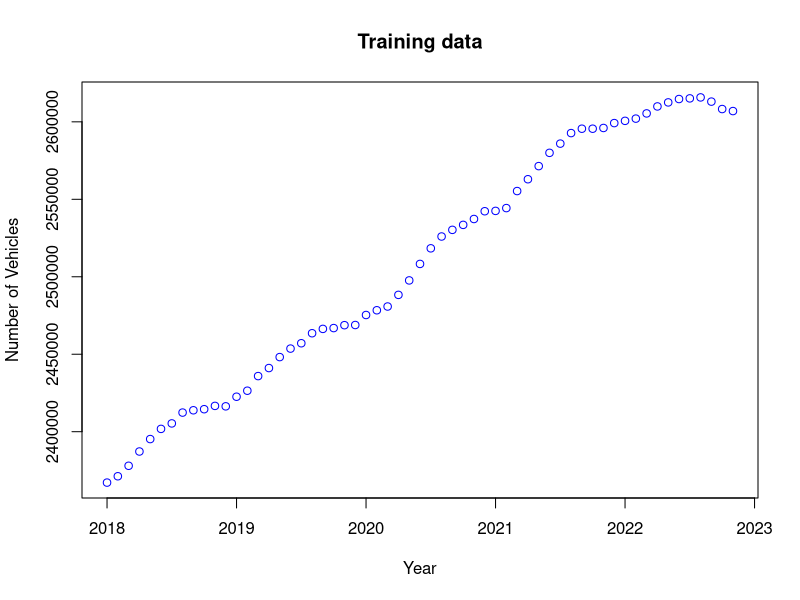
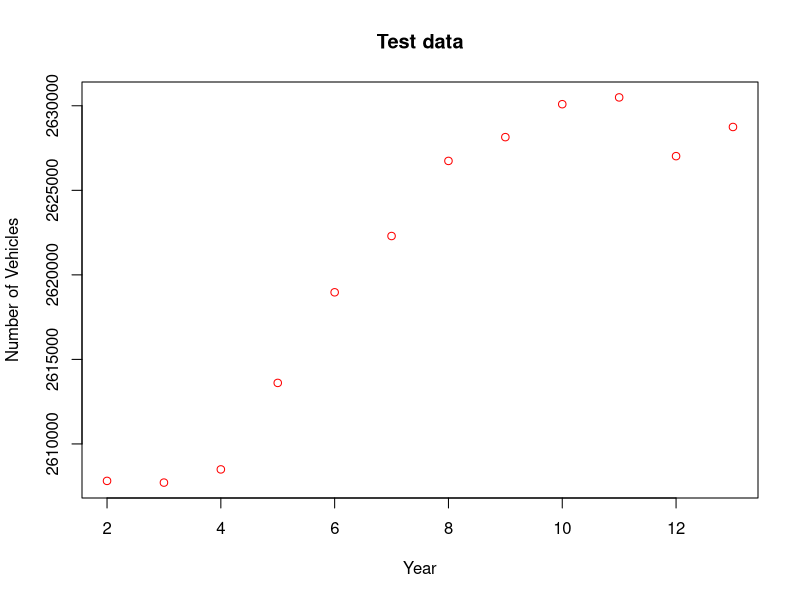
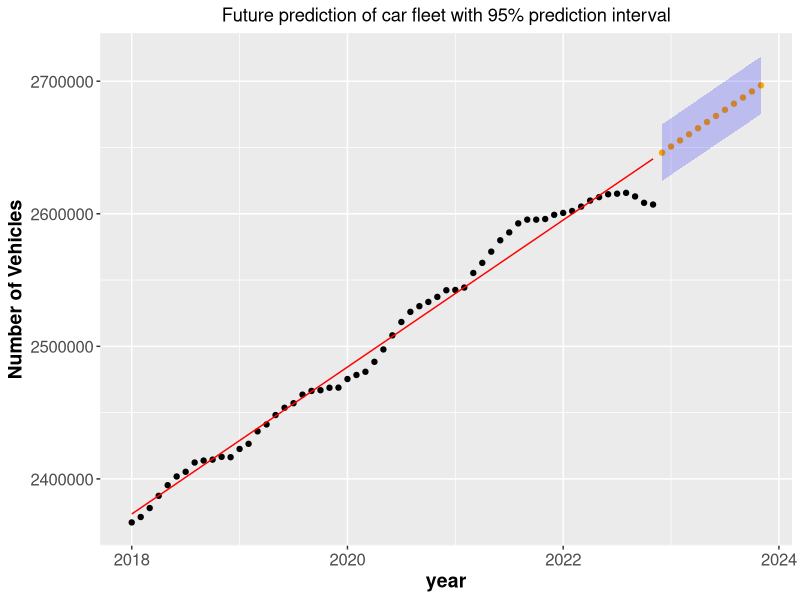
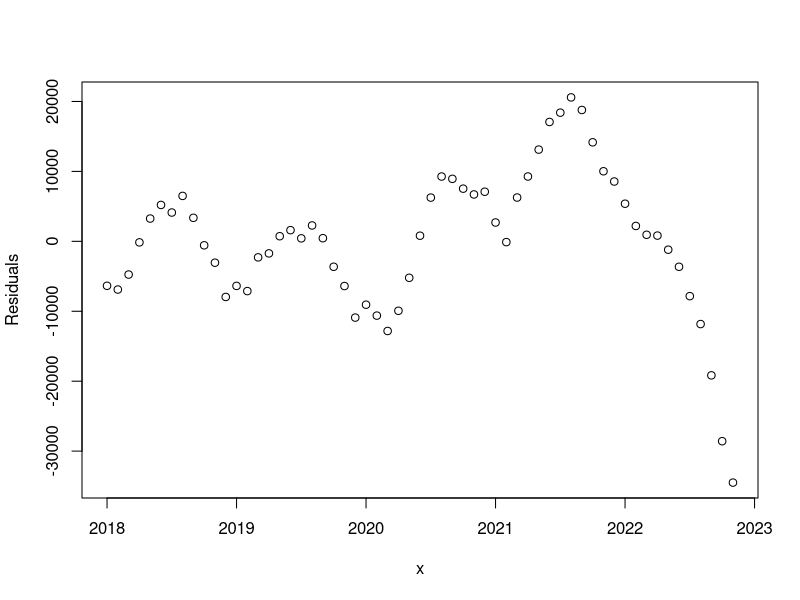
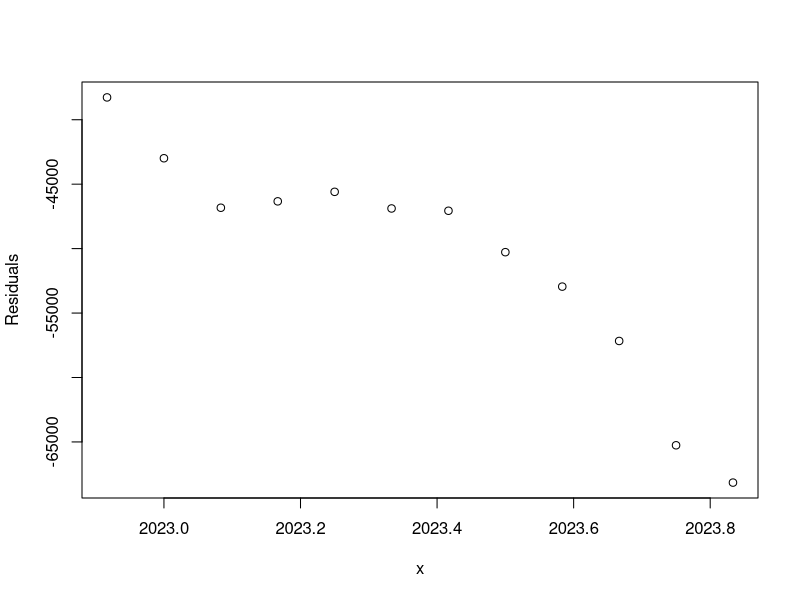
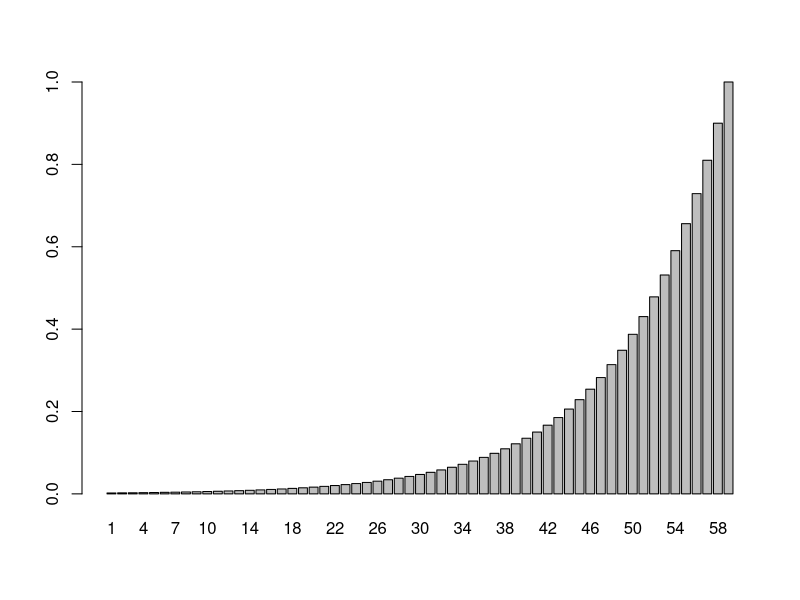
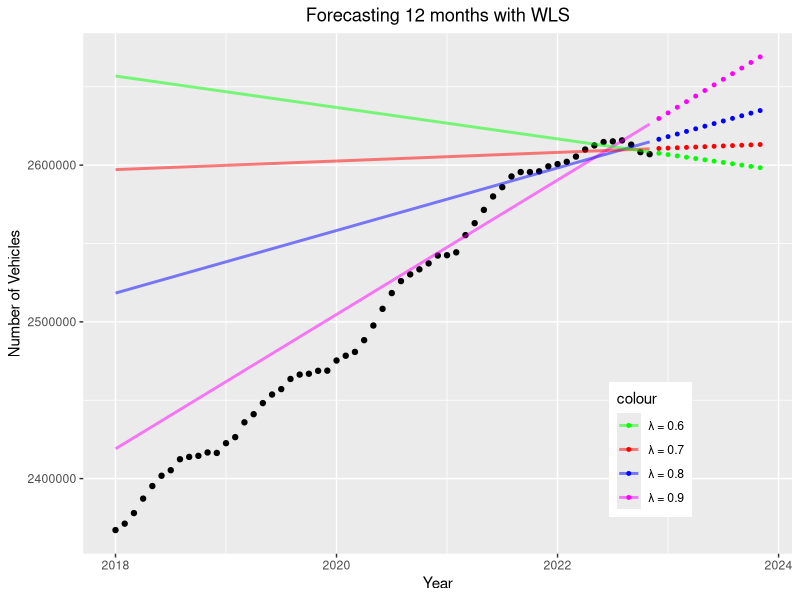
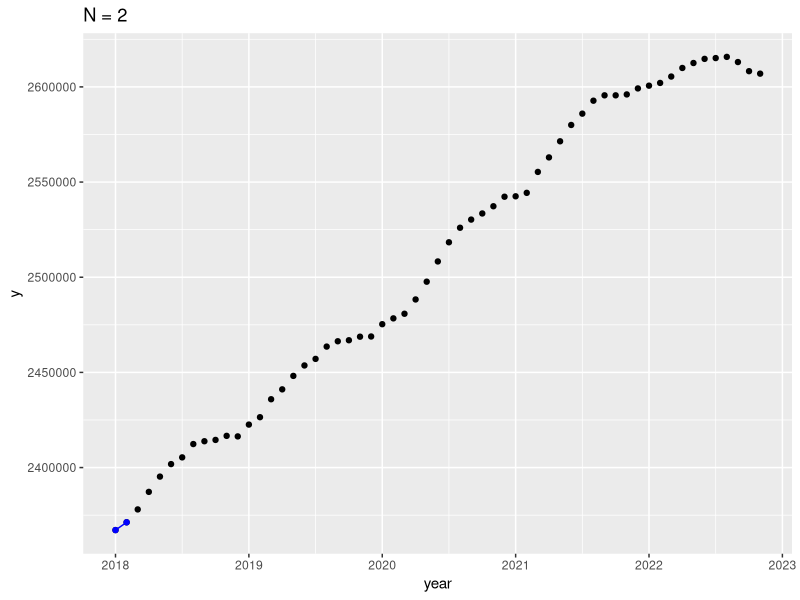

Reproduce these figures in R, in order. (Note: this script raises an error after producing the figures.)
# Required package to read excel
library("readxl")
library("ggplot2")

### DATA IMPORT ###
# Training Data
my_data <- read_excel("Assignment 1/DST_BIL54_train.xlsx")
# my_data <- read_excel("/Users/thomastrosborg/Desktop/Uni/Master/1. semester/Time Series Analysis/git/Assignment 1/DST_BIL54_train.xlsx")
n_train <- length(my_data)
train <- unlist(my_data[1, 2:n_train])
x <- seq(2018, 2022 + 10/12, by = 1 / 12)
n = length(x)
y_train = train

# Test Data
my_data <- read_excel("Assignment 1/DST_BIL54_test.xlsx")
# my_data <- read_excel("/Users/thomastrosborg/Desktop/Uni/Master/1. semester/Time Series Analysis/git/Assignment 1/DST_BIL54_test.xlsx")
n_test <- length(my_data)
test <- unlist(my_data[1, 2:n_test])


##### Q1 #####
plot(x, train, col = "blue", title("Training data"), xlab="Year", ylab="Number of Vehicles")

plot(2:n_test, test, col = "red", title("Test data"), xlab="Year", ylab="Number of Vehicles")




##### Q2 #####
# Q2.1
ones <- rep(1, length(x))
x_ols <- cbind(ones, x)
theta <- solve(t(x_ols) %*% x_ols) %*% t(x_ols) %*% train

y_hat <- x_ols %*% theta
#plot(x, y_hat, col = "blue", title("Training data - OLS estimate"))
print(theta)

# Error, squared errors and residual variance estimate
error <- train - y_hat
RSS_ols <- t(error) %*% error
sigma2 <- as.numeric(RSS_ols) / (n_train - length(theta))

# Variance and std of estimated errors
v_ols <- sigma2 * solve(t(x_ols) %*% x_ols)
s_ols <- sqrt(diag(v_ols))

# Make forecast for next 12 months
x_test <- seq(2022 + 11 / 12, 2023 + 10 / 12, by = 1 / 12)
x_forecast <- cbind(1, x_test)
y_forecast <- x_forecast %*% theta

# Confidence interval
alpha <- 0.05
vmatrix <- sigma2*(1+(x_forecast%*%solve(t(x_ols)%*%x_ols))%*%t(x_forecast))

CI_lb <- y_forecast - qt(1 - alpha / 2, n_train - length(theta)) * sqrt(diag(vmatrix))
CI_ub <- y_forecast + qt(1 - alpha / 2, n_train - length(theta)) * sqrt(diag(vmatrix))

# Plot fitted model, training data, forecast and CI
df_train <- data.frame(year = x, y = train, y_hat = y_hat)
df_forecast <- data.frame(year = x_forecast[,2], y = y_forecast, CI_lb = CI_lb, CI_ub = CI_ub)


ggplot(df_train, aes(x = year, y=train), title("Prediction of car fleet")) +
  geom_point(col = "black") + 
  geom_line(aes(x = year, y=y_hat), col="red", size = 0.5) +
  geom_point(data = df_forecast, aes(x = year, y = y), col="orange", size=1.5) +
  geom_ribbon(data=df_forecast, aes(x=year,ymin=CI_lb, ymax=CI_ub), inherit.aes=FALSE, alpha=0.2, fill="blue") +
  ggtitle("Future prediction of car fleet with 95% prediction interval") + ylab("Number of Vehicles") +
  theme(plot.title = element_text(hjust = 0.5), axis.text=element_text(size=12), axis.title=element_text(size=14,face="bold"))

# Residual of model on historic data, clearly not white noise
plot(x, error, ylab = "Residuals")

# Test error, model overestimates car fleet
plot(x_forecast[,2], test - y_forecast, ylab = "Residuals", xlab = "x")




##### Q3 #####

# 3.1
lambda = 0.9
SIGMA_OLS <- diag(n)
SIGMA_WLS <- diag(n)
for (i in 1:n) {
  SIGMA_WLS[i,i] <- 1/lambda^(n-i)
}
print(SIGMA_WLS[55:59,55:59])
W_WLS <- solve(SIGMA_WLS)

# 3.2
weights <- lambda^((n-1):0)
# plot the weights:
barplot(weights, names=1:n)

# 3.3
print(sum(weights))

# 3.4
WLS <- solve(t(x_ols)%*%solve(SIGMA_WLS)%*%x_ols)%*%(t(x_ols)%*%solve(SIGMA_WLS)%*%y_train)
print(WLS)

# 3.5
y_wls <- x_test
lambdas <- c(0.9, 0.8, 0.7, 0.6)
df_forecast_wls <- data.frame(year = x_forecast[,2])
frame_names <- c('l09', 'l08', 'l07', 'l06')
df_forecast_wls[frame_names] <- NA

df_train[frame_names] <- NA

for (j in 1:length(lambdas)) {
  lambda = lambdas[j]
  for (i in 1:n) {
    SIGMA_WLS[i,i] <- 1/lambda^(n-i)
  }
  WLS <- solve(t(x_ols)%*%solve(SIGMA_WLS)%*%x_ols)%*%(t(x_ols)%*%solve(SIGMA_WLS)%*%y_train)
  y_pred <- x_forecast %*% WLS
  df_forecast_wls[frame_names[j]] <- y_pred
  df_train[frame_names[j]] <- x_ols %*% WLS
}

colors <- c("magenta", "blue", "red", "green")

ggplot(df_train, aes(x = year, y=train, colour='black')) +
  geom_point(col = "black") +
  geom_point(data=df_forecast_wls, aes(x=year, y=l09, colour="n9"), size=1)+
  geom_point(data=df_forecast_wls, aes(x=year, y=l08, colour="n8"), size=1)+
  geom_point(data=df_forecast_wls, aes(x=year, y=l07, colour="n7"), size=1)+
  geom_point(data=df_forecast_wls, aes(x=year, y=l06, colour="n6"), size=1)+
  geom_line(data=df_train, aes(x=year, y=l09, colour="n9"),linewidth=1, alpha=0.5)+
  geom_line(data=df_train, aes(x=year, y=l08, colour="n8"),linewidth=1, alpha=0.5)+
  geom_line(data=df_train, aes(x=year, y=l07, colour="n7"),linewidth=1, alpha=0.5)+
  geom_line(data=df_train, aes(x=year, y=l06, colour="n6"),linewidth=1, alpha=0.5)+
  theme(legend.position = c(0.8, 0.2), plot.title = element_text(hjust = 0.5)) +
  scale_color_manual(values = c(n9 = colors[1], n8 = colors[2], n7 = colors[3], n6 = colors[4]),
                     labels = c(n9 = "\u03bb = 0.9", n8 = "\u03bb = 0.8", n7 = "\u03bb = 0.7", n6 = "\u03bb = 0.6")) +
  labs(y= "Number of Vehicles", x = "Year", title = "Forecasting 12 months with WLS")
  
# 3.6


##### Q4 #####

# 4.1 
f <- function(j) rbind(1, j)
L <- matrix(c(1.,0., 1.,1.),
            byrow=TRUE, nrow=2)
Linv <- solve(L) 

# 4.2
i <- 1
F_N <-  (lambda^0) * f(0)%*%t(f(0))
h_N <-  (lambda^0) * f(0) * y_train[i]

# 4.3
# Using λ = 0.9 update FN and hN recursively and provide F10 and h10. We will 
# not calculate predictions for these first 10 steps.
lambda = 0.9
for (i in 2:10){
  F_N <- F_N + lambda^(i-1) * f(-(i-1)) %*% t(f(-(i-1)))  
  h_N <- lambda * Linv %*% h_N + f(0)*y_train[i]
  theta_N <- solve(F_N)%*%h_N
  
  yhat_N <- t(f(-(i-1):(59-i)))%*%theta_N
  plot_N <- ggplot(df_train, aes(x=year, y=y)) +
    geom_point() + 
    geom_point(data=df_train[1:i,], col="blue") + 
    geom_line(data=df_train[1:i,], aes(y=yhat_N[1:i]), col="blue") +
    #geom_line(aes(y=yhat_ols), col="red", linetype=2) + 
    #xlim(1980, 2005) + ylim(0,5.5) + 
    ggtitle(paste0("N = ", i))
  
  print(plot_N)
}

# 4.4
# Now update the model recursively up to F59 and h59, while also calculating predictions at each
# step. You should calculate predictions for 1 month ahead, 6 months ahead and 12 months ahead.
for (i in 11:59){
  F_N <- F_N + lambda^(i-1) * f(-(i-1)) %*% t(f(-(i-1)))  
  h_N <- lambda * Linv %*% h_N + f(0)*y[i]
  theta_N <- solve(F_N)%*%h_N
  
  yhat_N <- t(f(-(i-1):(59-i)))%*%theta_N
  ypred_1 <- t(f(1:2))%*%theta_N
  ypred_6 <- t(f(1:6))%*%theta_N
  ypred_12 <- t(f(1:12))%*%theta_N
  
  plot_N <- ggplot(df_train, aes(x=year, y=y)) +
    geom_point() + 
    geom_point(data=df_train[1:i,], col="blue") + 
    geom_line(data=df_train[1:i,], aes(y=yhat_N[1:i]), col="blue") +
    
    #geom_line(aes(y=yhat_ols), col="red", linetype=2) + 
    #xlim(1980, 2005) + ylim(0,5.5) + 
    ggtitle(paste0("N = ", i))
  
  print(plot_N)
  
}
